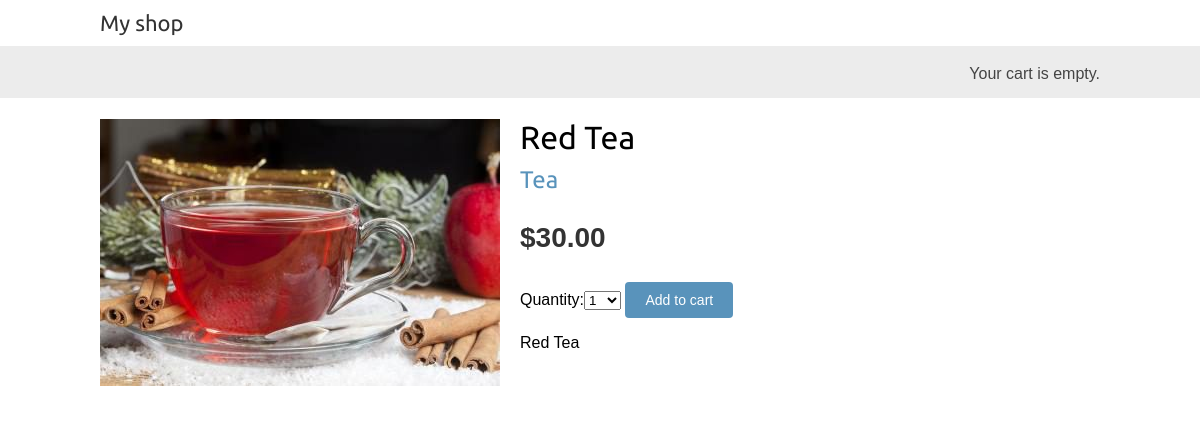
/2/red-tea/, run on the app's committed database.
### shop/models.py (models this page shows, shortened)
class Product(models.Model):
    category = models.ForeignKey(Category, related_name='products')
    name = models.CharField(max_length=200, db_index=True)
    slug = models.SlugField(max_length=200, db_index=True)
    image = models.ImageField(upload_to='products/%Y/%m/%d',
                              blank=True)
    description = models.TextField(blank=True)
    price = models.DecimalField(max_digits=10, decimal_places=2)
    stock = models.PositiveIntegerField()
    available = models.BooleanField(default=True)
    created = models.DateTimeField(auto_now_add=True)
    updated = models.DateTimeField(auto_now=True)
    class Meta:
        ordering = ('name',)
        index_together = (('id', 'slug'),)

class Category(models.Model):
    name = models.CharField(max_length=200,
                            db_index=True)
    slug = models.SlugField(max_length=200,
                            db_index=True,
                            unique=True)
    class Meta:
        ordering = ('name',)
        verbose_name = 'category'
        verbose_name_plural = 'categories'
    def __str__(self):
        return self.name
    def get_absolute_url(self):
        return reverse('shop:product_list_by_category',
                       args=[self.slug])

### shop/views.py (the view)
def product_detail(request, id, slug):
    product = get_object_or_404(Product,
                                id=id,
                                slug=slug,
                                available=True)
    cart_product_form = CartAddProductForm()
    return render(request,
                  'shop/product/detail.html',
                  {'product': product,
                   'cart_product_form': cart_product_form,})

### cart/forms.py
class CartAddProductForm(forms.Form):
    quantity = forms.TypedChoiceField(
        choices=PRODUCT_QUANTITY_CHOICES,
        coerce=int)
    update = forms.BooleanField(required=False,
                                initial=False,
                                widget=forms.HiddenInput)

### cart/cart.py (called while the page is built)
    def __len__(self):
        return sum(item['quantity'] for item in self.cart.values())

### cart/context_processors.py (called while the page is built)
def cart(request):
    return {'cart': Cart(request)}

### shop/templates/shop/product/detail.html (shortened to what this page needs)
{% extends "shop/base.html" %}
{% load static %}
{% block content %}
<div class="product-detail">
    <img src="{% if product.image %}{{ product.image.url }}
        {% else %}
            {% static "img/no_image.png" %}
    {% endif %}">
    <h1>{{ product.name }}</h1>
    <h2><a href="{{ product.category.get_absolute_url }}">{{ product.category }}</a></h2>
    <p class="price">${{ product.price }}</p>
    <form action="{% url "cart:cart_add" product.id %}" method="post">
        {{ cart_product_form }}
        <input type="submit" value="Add to cart">
    </form>
    {{ product.description|linebreaks }}
</div>
{% endblock %}

### shop/static/css/base.css (style rules this page uses)
body { margin:0; padding:0; font-family:helvetica, sans-serif; }
h1, h2, h3, h4, h5 , h6 { font-family: 'Ubuntu', sans-serif; font-weight:normal; }
a { text-decoration:none; color:#5993bb; }
a.button, input[type="submit"] { color:#fff; background:#5993bb; border-radius:4px; padding:10px 20px; font-size:14px; border:0; }
.product-detail { text-align:justify; }
.product-detail .price { color:#333; font-size:28px; font-weight:bold; }
.product-detail img { width:40%; float:left; padding:0 20px 20px 0; }
.product-detail h1 { margin-bottom:0; }
.product-detail h2 { margin-top:10px; }

### data on the page
Product: image (picture), name "Red Tea", category "Tea", price "30.00", description "Red Tea"
